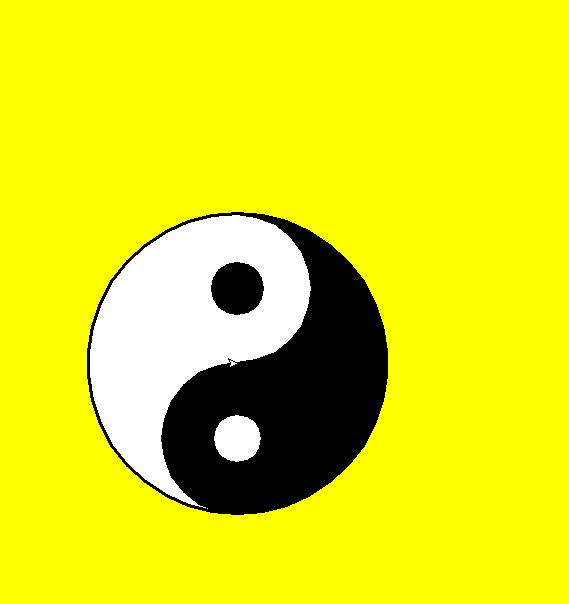

Source code (Python):
import turtle
R = 150                                #太极图半径
turtle.screensize(400, 300, "yellow")
turtle.pensize(3)
turtle.pencolor('black')
turtle.speed(1)
TJT_color = {1: 'white', -1: 'black'}  # 太极图填充色 1 白色 -1 黑色
color_list = [1, -1]
#先画半边，再画另一边
for c in color_list:
    turtle.fillcolor(TJT_color.get(c))
    turtle.begin_fill()
    #开始画出半边的轮廓
    turtle.circle(R / 2, 180)
    turtle.circle(R, 180)
    turtle.circle(R / 2, -180)
    turtle.end_fill()
                                #绘制该半边的鱼眼
    turtle.penup()
    turtle.goto(0, R / 3 * c)   #移动到该半边的鱼眼的圆上 R/3*c 表示移动到哪边
    turtle.pendown()
    turtle.fillcolor(TJT_color.get(-c))  #获取鱼眼填充色, 与该半边相反
    turtle.begin_fill()
    turtle.circle(-R / 6, 360)
    turtle.end_fill()
                             #回到原点，为下一循环的开始做准备
    turtle.penup()
    turtle.goto(0, 0)
    turtle.pendown()
turtle.done()
